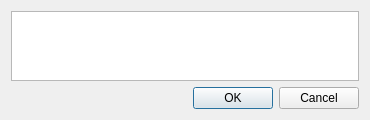
<?xml version="1.0" encoding="UTF-8"?>
<ui version="4.0">
 <class>AddCommentDialog</class>
 <widget class="QDialog" name="AddCommentDialog">
  <property name="geometry">
   <rect>
    <x>0</x>
    <y>0</y>
    <width>370</width>
    <height>118</height>
   </rect>
  </property>
  <property name="windowTitle">
   <string>Add Comment</string>
  </property>
  <layout class="QVBoxLayout" name="verticalLayout">
   <item>
    <widget class="QTextEdit" name="textEditAddComment"/>
   </item>
   <item>
    <widget class="QDialogButtonBox" name="buttonBox">
     <property name="orientation">
      <enum>Qt::Horizontal</enum>
     </property>
     <property name="standardButtons">
      <set>QDialogButtonBox::Cancel|QDialogButtonBox::Ok</set>
     </property>
    </widget>
   </item>
  </layout>
 </widget>
 <resources/>
 <connections>
  <connection>
   <sender>buttonBox</sender>
   <signal>accepted()</signal>
   <receiver>AddCommentDialog</receiver>
   <slot>accept()</slot>
   <hints>
    <hint type="sourcelabel">
     <x>248</x>
     <y>254</y>
    </hint>
    <hint type="destinationlabel">
     <x>157</x>
     <y>274</y>
    </hint>
   </hints>
  </connection>
  <connection>
   <sender>buttonBox</sender>
   <signal>rejected()</signal>
   <receiver>AddCommentDialog</receiver>
   <slot>reject()</slot>
   <hints>
    <hint type="sourcelabel">
     <x>316</x>
     <y>260</y>
    </hint>
    <hint type="destinationlabel">
     <x>286</x>
     <y>274</y>
    </hint>
   </hints>
  </connection>
 </connections>
</ui>
